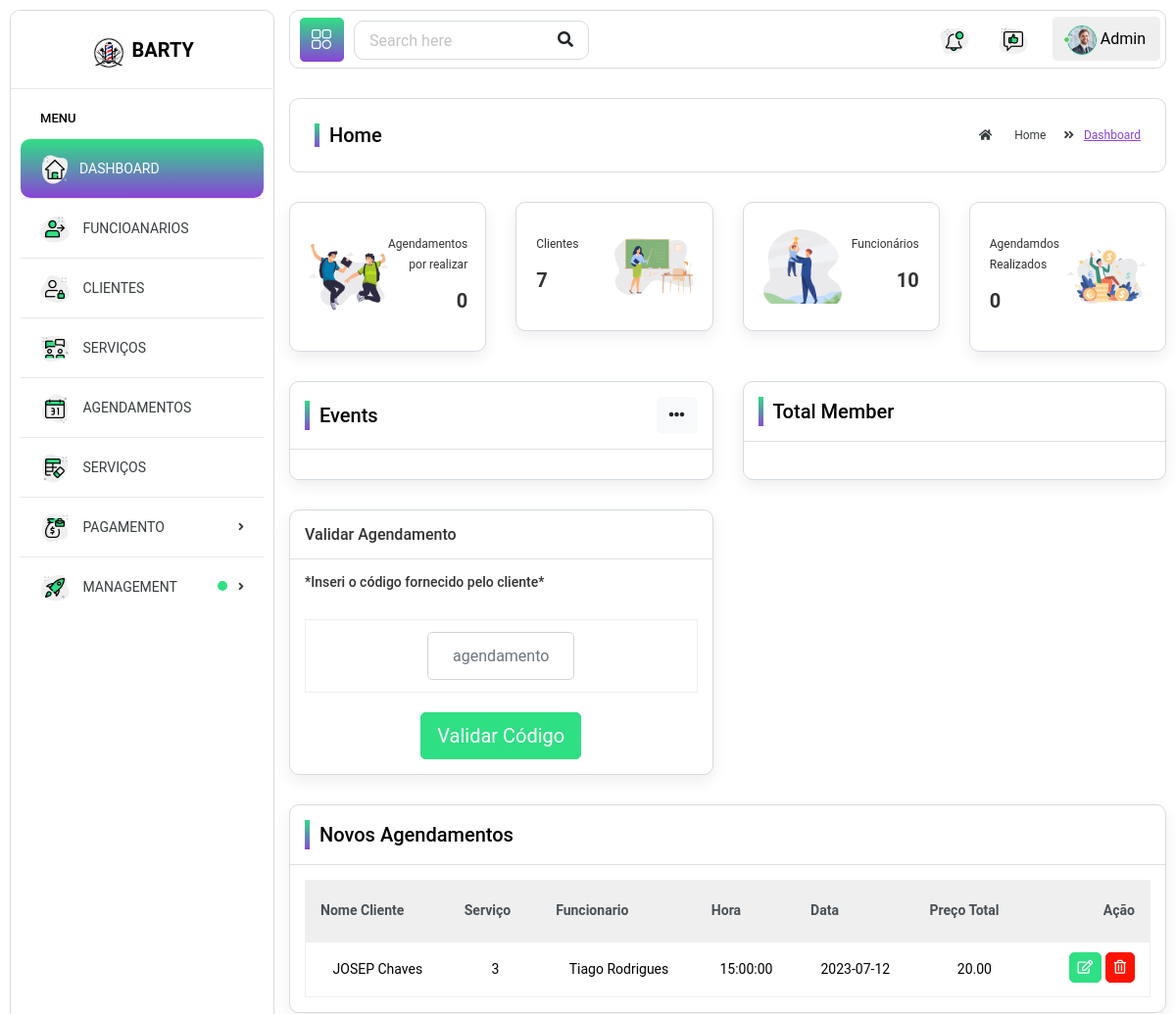
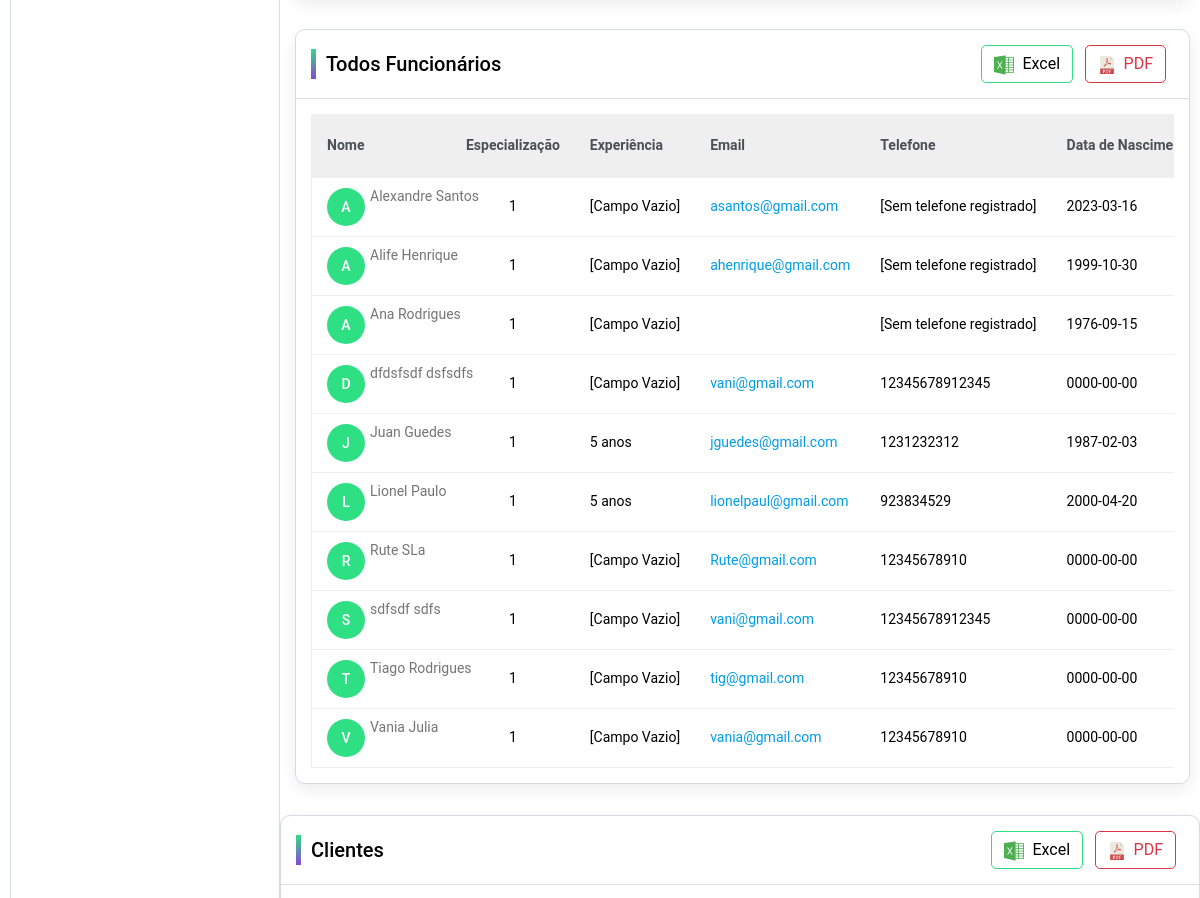
Before: /B.O/index.php (upper part) with the older database file (2 pictures, top to bottom).
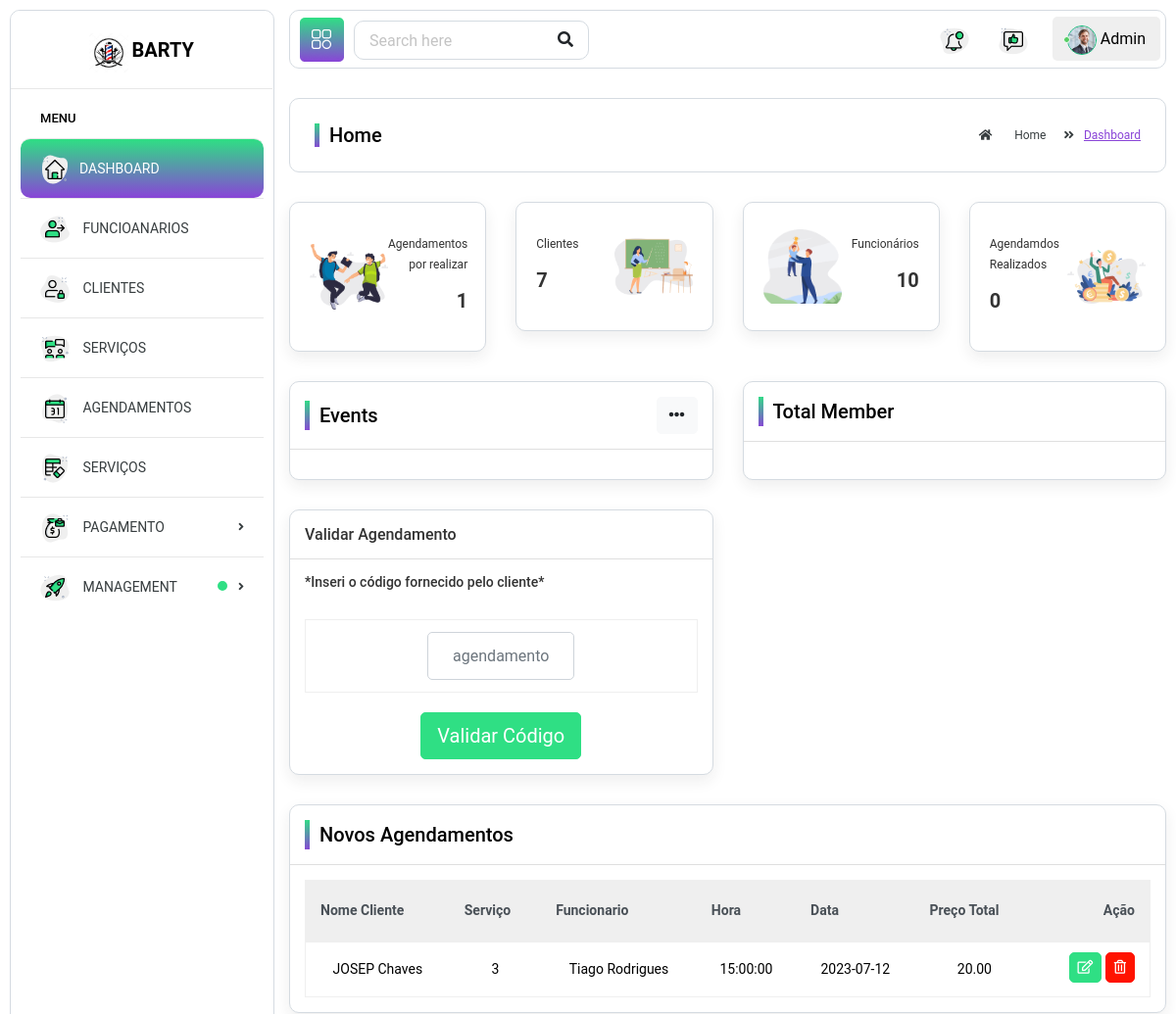
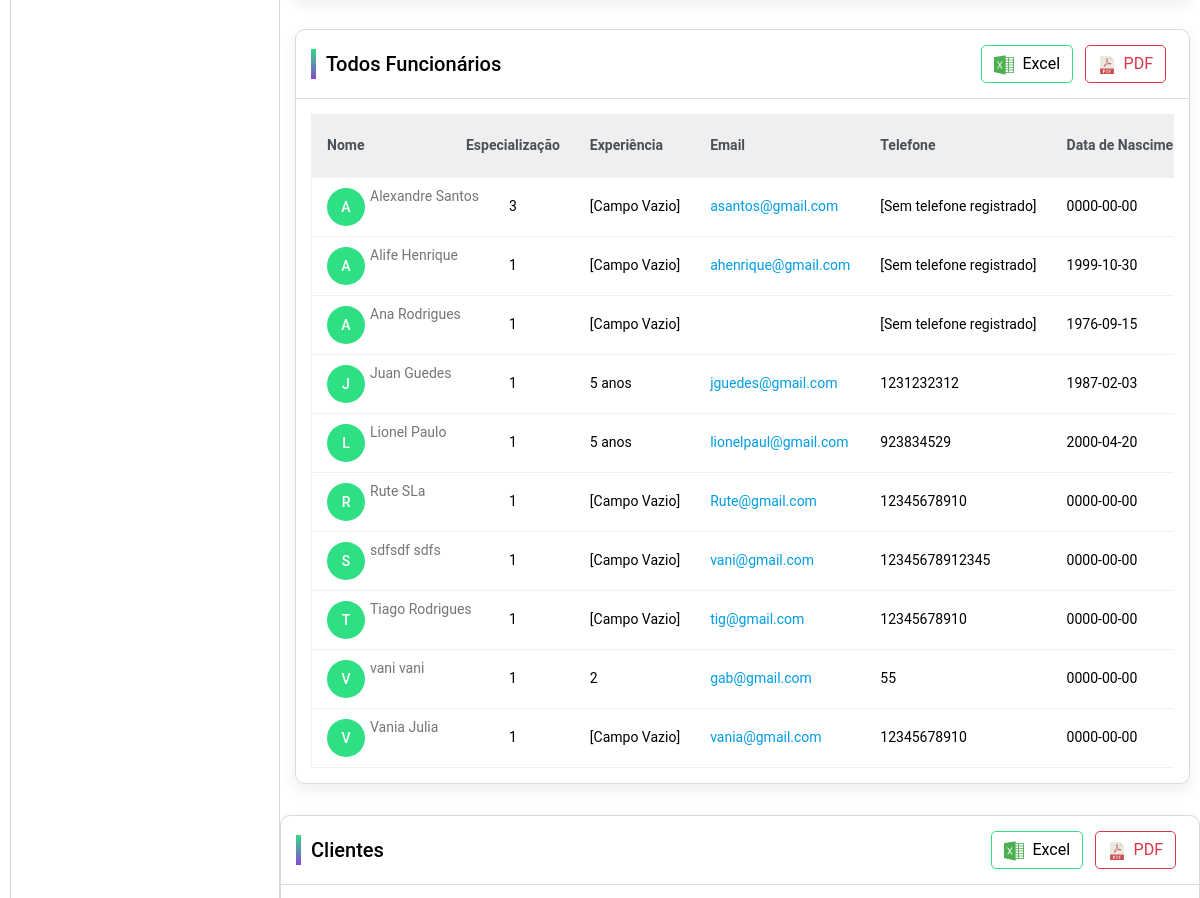
After: the same page with the newer database file (2 pictures, top to bottom).
### tables this page shows
CREATE TABLE `agendamentos` (
  `id` int(11) NOT NULL,
  `data` date NOT NULL,
  `hora` time NOT NULL,
  `id_cliente` int(11) NOT NULL,
  `id_funcionario` int(11) NOT NULL,
  `id_servico` int(11) NOT NULL,
  `preco_total` decimal(10,2) NOT NULL,
  `status` enum('por realizar','cancelado','realizado') NOT NULL DEFAULT 'por realizar',
  `cancelar` tinyint(1) NOT NULL DEFAULT 0,
  `razao_cancelar` text DEFAULT NULL,
  `start_time` timestamp NOT NULL DEFAULT current_timestamp(),
  `end_time_expected` datetime DEFAULT NULL
);

CREATE TABLE `clientes` (
  `cliente_id` int(11) NOT NULL,
  `primeiro_nome` varchar(100) NOT NULL,
  `ultimo_nome` varchar(100) NOT NULL,
  `genero` varchar(150) NOT NULL,
  `username` varchar(100) NOT NULL,
  `password` varchar(40) NOT NULL,
  `nif` int(9) NOT NULL,
  `telefone` varchar(20) NOT NULL,
  `email` varchar(100) NOT NULL,
  `data_nascimento` date NOT NULL,
  `data_cadastro` timestamp NOT NULL DEFAULT current_timestamp(),
  `code` int(50) NOT NULL,
  `data_code` datetime DEFAULT NULL,
  `estado_id` int(11) NOT NULL DEFAULT 3
);

CREATE TABLE `funcionarios` (
  `func_id` int(11) NOT NULL,
  `primeiro_nome` varchar(100) NOT NULL,
  `ultimo_nome` varchar(100) NOT NULL,
  `imagem` varchar(500) DEFAULT NULL,
  `genero` varchar(100) NOT NULL,
  `username` varchar(40) NOT NULL,
  `senha` varchar(40) NOT NULL DEFAULT 'barber12345',
  `confirmar_senha` varchar(225) NOT NULL,
  `descricao` varchar(300) NOT NULL,
  `telefone` varchar(20) NOT NULL,
  `email` varchar(100) NOT NULL,
  `data_nascimento` date NOT NULL,
  `funcao` int(11) DEFAULT 1,
  `rede_social` varchar(150) NOT NULL,
  `especializacao` varchar(150) NOT NULL,
  `anos_experiencia` varchar(100) NOT NULL,
  `salario` decimal(10,2) NOT NULL DEFAULT 5.69,
  `horarios_trabalho` time NOT NULL DEFAULT '07:00:00'
);

### B.O/pages/home.php (the view, shortened to what the rows shown need)
<div class="page-wrapper">
  <div class="content container-fluid">
    <div class="row">
      <div class="col-lg-12">
        <div class="card flex-fill">
          <div class="card-body">
            <div class="row">
              <div class="col-md-12">
                <div class="table-responsive">
                  <table class="table custom-table">
                    <thead class="thead-light">
                      <tr>
                        <th>Nome Cliente</th>
                        <th>Serviço</th>
                        <th>Funcionario</th>
                        <th>Hora</th>
                        <th>Data</th>
                        <th>Preço Total</th>
                        <th class="text-right">Ação</th>
                      </tr>
                    </thead>
                    <tbody>
                      <?php
                      $sql = "SELECT a.*, c.primeiro_nome AS cliente_primeiro_nome, c.ultimo_nome AS cliente_ultimo_nome, f.primeiro_nome AS func_primeiro_nome, f.ultimo_nome AS func_ultimo_nome
                      FROM agendamentos a
                      JOIN clientes c ON a.id_cliente = c.cliente_id
                      JOIN funcionarios f ON a.id_funcionario = f.func_id
                      ORDER BY a.data ASC";
                      $result = $conn->query($sql);
                      if ($result->num_rows > 0) {
                        while ($row = $result->fetch_assoc()) {
                          $cliente_primeiro_nome = $row['cliente_primeiro_nome'];
                          $cliente_ultimo_nome = $row['cliente_ultimo_nome'];
                          $func_primeiro_nome = $row['func_primeiro_nome'];
                          $func_ultimo_nome = $row['func_ultimo_nome'];
                          $servico_id = $row["id_servico"];
                          $hora = $row["hora"];
                          $data = $row["data"];
                          $preco_total = $row["preco_total"];
                      ?>
                          <tr>
                            <td class="text-center">
                              <?php echo $cliente_primeiro_nome . ' ' . $cliente_ultimo_nome; ?>
                            </td>
                            <td class="text-center">
                              <?php echo $servico_id; ?>
                            </td>
                            <td class="text-center">
                              <?php echo $func_primeiro_nome . ' ' . $func_ultimo_nome; ?>
                            </td>
                            <td class="text-center">
                              <?php echo $hora; ?>
                            </td>
                            <td class="text-center">
                              <?php echo $data; ?>
                            </td>
                            <td class="text-center">
                              <?php echo $preco_total; ?>
                            </td>
                            <td class="text-right">
                              <a href="edit-exam.html" class="btn btn-primary btn-sm mb-1">
                                <i class="far fa-edit"></i>
                              </a>
                              <button type="submit" data-toggle="modal" data-target="#delete_employee" class="btn btn-danger btn-sm mb-1">
                                <i class="far fa-trash-alt"></i>
                              </button>
                            </td>
                          </tr>
                      <?php
                        }
                      } else {
                        echo "Nenhum agendamento encontrado.";
                      }
                      ?>
                    </tbody>
                  </table>
                </div>
              </div>
            </div>
          </div>
        </div>
      </div>
    </div>
    <div class="row">
      <div class="col-lg-12">
        <div class="card">
          <div class="card-body">
            <div class="table-responsive">
              <table class="table custom-table">
                <thead class="thead-light">
                  <tr>
                    <th>Nome</th>
                    <th>Especialização</th>
                    <th>Experiência</th>
                    <th>Email</th>
                    <th>Telefone</th>
                    <th>Data de Nascimento</th>
                  </tr>
                </thead>
                <tbody>
                  <?php
                  $sql = "SELECT * FROM funcionarios ORDER BY primeiro_nome ASC";
                  $result = $conn->query($sql);
                  if ($result->num_rows > 0) {
                    while ($row = $result->fetch_assoc()) {
                      $email = $row['email'];
                      $primeiro_nome = $row["primeiro_nome"];
                      $ultimo_nome = $row["ultimo_nome"];
                      $habilidades = $row["funcao"];
                      $datanas = $row["data_nascimento"];
                      $exp = $row["anos_experiencia"];
                      $telefone = $row["telefone"];
                  ?>
                      <tr>
                        <td>
                          <a href="profile.html" class="avatar">
                            <?php echo substr($primeiro_nome, 0, 1); ?>
                          </a>
                          <h2><a href="profile.html">
                              <?php echo $primeiro_nome . ' ' . $ultimo_nome; ?>
                            </a></h2>
                        </td>
                        <td class="text-center">
                          <?php echo $habilidades; ?>
                        </td>
                        <td>
                          <?php echo !empty($exp) ? $exp : "[Campo Vazio]"; ?>
                        </td>
                        <td><a href="#" class="__cf_email__" data-cfemail="5a373339323b3f362c382f2e2e3b28291a3f223b372a363f74393537">
                            <?php echo $email; ?>
                          </a></td>
                        <td>
                          <?php echo !empty($telefone) ? $telefone : "[Sem telefone registrado]"; ?>
                        </td>
                        <td>
                          <?php echo $datanas; ?>
                        </td>
                      </tr>
                  <?php
                    }
                  } else {
                    echo "Nenhum funcionário encontrado.";
                  }
                  ?>
                </tbody>
              </table>
            </div>
          </div>
        </div>
      </div>
    </div>
  </div>
</div>
</div>

Changed rows visible on the page:
removed funcionarios: primeiro_nome "D", primeiro_nome "dfdsfsdf", ultimo_nome "dsfsdfs", funcao "1", shows "[Campo Vazio]", email "vani@gmail.com", telefone "12345678912345", data_nascimento "0000-00-00"
changed funcionarios "Alexandre": funcao "1" → "3"; data_nascimento "2023-03-16" → "0000-00-00"
added funcionarios: primeiro_nome "V", primeiro_nome "vani", ultimo_nome "vani", funcao "1", anos_experiencia "2", email "gab@gmail.com", telefone "55", data_nascimento "0000-00-00"
Other visible differences:
$totalAgendamentosPR: "0" → "1"
